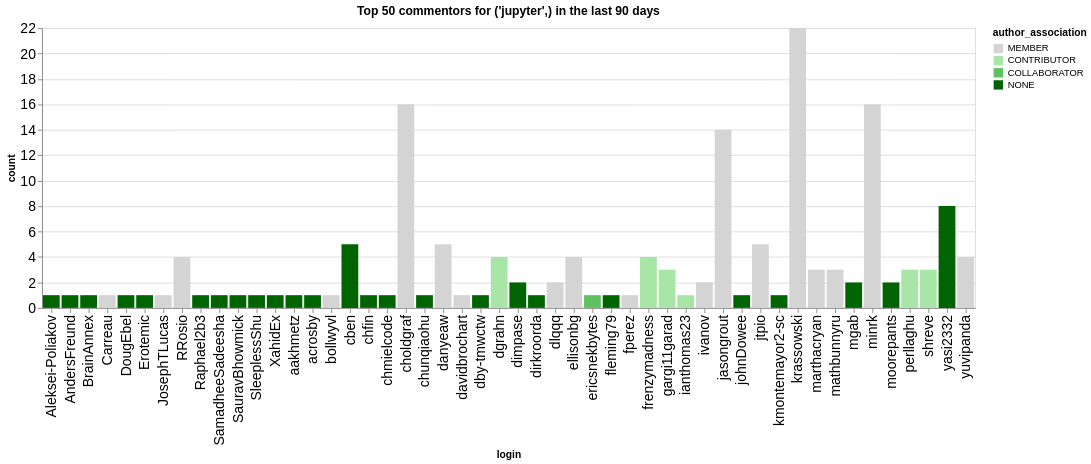

Source (notebook cell):
### Code cell
n_plot = 50
charts = []
for ii, (iorg, idata) in enumerate(commentors.groupby(['org'])):
    title = f"Top {n_plot} commentors for {iorg} in the last {n_days} days"
    idata = idata.groupby('login', as_index=False).agg({'count': 'sum', 'author_association': 'first'})
    idata = idata.sort_values('count', ascending=False).head(n_plot)
    ch = alt.Chart(data=idata.head(n_plot), title=title).mark_bar().encode(
        x='login',
        y='count',
        color=alt.Color('author_association', scale=alt.Scale(domain=author_types, range=author_colors))
    )
    charts.append(ch)
alt.hconcat(*charts)

### Figure 1 — Vega-Lite specification as saved in the notebook (floating-point values rounded to 4 significant figures)
{"config": {"axisLeft": {"labelFontSize": 15}, "axisBottom": {"labelFontSize": 15}}, "hconcat": [{"mark": {"type": "bar"}, "encoding": {"color": {"field": "author_association", "scale": {"domain": ["MEMBER", "CONTRIBUTOR", "COLLABORATOR", "NONE"], "range": ["rgb(211.82745098039214, 211.82745098039214, 211.82745098039214)", "rgb(166.98562091503268, 229.89803921568628, 166.98562091503268)", "rgb(96.37647058823529, 192.75294117647059, 96.37647058823529)", "rgb(0.0, 100.3921568627451, 0.0)"]}, "type": "nominal"}, "x": {"field": "login", "type": "nominal"}, "y": {"field": "count", "type": "quantitative"}}, "title": "Top 50 commentors for ('jupyter',) in the last 90 days"}], "data": {"name": "data-8a1850c0827113ea67a1f6ef22d474d6"}, "$schema": "https://vega.github.io/schema/vega-lite/v5.20.1.json", "datasets": {"data-8a1850c0827113ea67a1f6ef22d474d6": [{"login": "krassowski", "count": 22, "author_association": "MEMBER"}, {"login": "choldgraf", "count": 16, "author_association": "MEMBER"}, {"login": "minrk", "count": 16, "author_association": "MEMBER"}, {"login": "jasongrout", "count": 14, "author_association": "MEMBER"}, {"login": "yasi2332", "count": 8, "author_association": "NONE"}, {"login": "danyeaw", "count": 5, "author_association": "MEMBER"}, {"login": "cben", "count": 5, "author_association": "NONE"}, {"login": "jtpio", "count": 5, "author_association": "MEMBER"}, {"login": "ellisonbg", "count": 4, "author_association": "MEMBER"}, {"login": "yuvipanda", "count": 4, "author_association": "MEMBER"}, {"login": "dgrahn", "count": 4, "author_association": "CONTRIBUTOR"}, {"login": "frenzymadness", "count": 4, "author_association": "CONTRIBUTOR"}, {"login": "RRosio", "count": 4, "author_association": "MEMBER"}, {"login": "mathbunnyru", "count": 3, "author_association": "MEMBER"}, {"login": "shreve", "count": 3, "author_association": "CONTRIBUTOR"}, {"login": "perllaghu", "count": 3, "author_association": "CONTRIBUTOR"}, {"login": "marthacryan", "count": 3, "author_association": "MEMBER"}, {"login": "gargi11garad", "count": 3, "author_association": "CONTRIBUTOR"}, {"login": "dimpase", "count": 2, "author_association": "NONE"}, {"login": "moorepants", "count": 2, "author_association": "NONE"}, {"login": "ivanov", "count": 2, "author_association": "MEMBER"}, {"login": "mgab", "count": 2, "author_association": "NONE"}, {"login": "dlqqq", "count": 2, "author_association": "MEMBER"}, {"login": "BrainAnnex", "count": 1, "author_association": "NONE"}, {"login": "AndersFreund", "count": 1, "author_association": "NONE"}, {"login": "Aleksei-Poliakov", "count": 1, "author_association": "NONE"}, {"login": "bollwyvl", "count": 1, "author_association": "MEMBER"}, {"login": "chmielcode", "count": 1, "author_association": "NONE"}, {"login": "chfin", "count": 1, "author_association": "NONE"}, {"login": "Erotemic", "count": 1, "author_association": "NONE"}, {"login": "Carreau", "count": 1, "author_association": "MEMBER"}, {"login": "JosephTLucas", "count": 1, "author_association": "MEMBER"}, {"login": "Raphael2b3", "count": 1, "author_association": "NONE"}, {"login": "SamadheeSadeesha", "count": 1, "author_association": "NONE"}, {"login": "DougEbel", "count": 1, "author_association": "NONE"}, {"login": "ianthomas23", "count": 1, "author_association": "CONTRIBUTOR"}, {"login": "fperez", "count": 1, "author_association": "MEMBER"}, {"login": "ericsnekbytes", "count": 1, "author_association": "COLLABORATOR"}, {"login": "fleming79", "count": 1, "author_association": "NONE"}, {"login": "davidbrochart", "count": 1, "author_association": "MEMBER"}, {"login": "chunqiaohu", "count": 1, "author_association": "NONE"}, {"login": "dby-tmwctw", "count": 1, "author_association": "NONE"}, {"login": "dirkroorda", "count": 1, "author_association": "NONE"}, {"login": "SauravBhowmick", "count": 1, "author_association": "NONE"}, {"login": "SleeplessShu", "count": 1, "author_association": "NONE"}, {"login": "aakhmetz", "count": 1, "author_association": "NONE"}, {"login": "XahidEx", "count": 1, "author_association": "NONE"}, {"login": "acrosby", "count": 1, "author_association": "NONE"}, {"login": "kmontemayor2-sc", "count": 1, "author_association": "NONE"}, {"login": "johnDowee", "count": 1, "author_association": "NONE"}]}}
